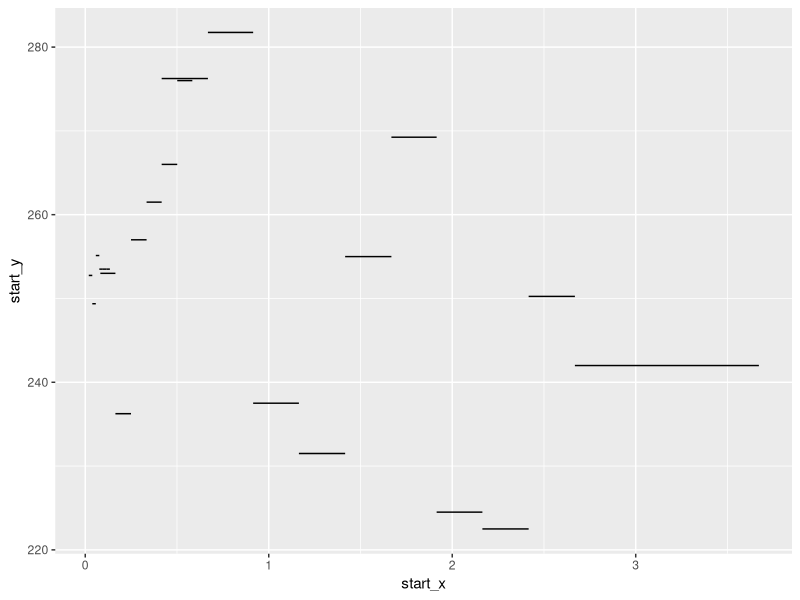
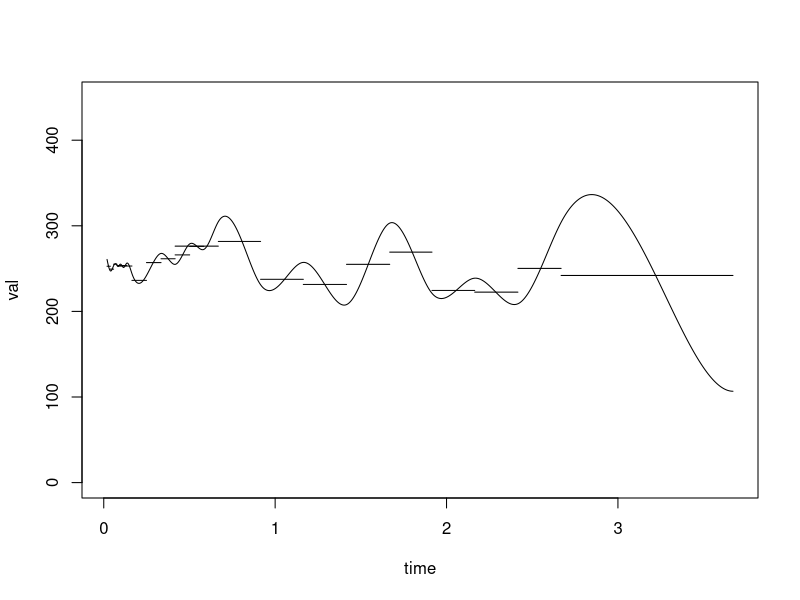

These charts were generated, in order, by the following R code:
# Artificial data

bid <- c(252.5,248.75,253.25,252,252,252,252,236,256,260,263,275,276,280,235,230,251,266.5,220.5,218.5,250,240)
ask <- c(253,250,257,255,255,255,254,236.5,258,263,269,277,276.5,283.5,240,233,259,272,228.5,226.5,250.5,244)
hodnoty <- (bid+ask)/2

zaciatok_m <- c("2005-05-09","2005-05-16","2005-05-23","2005-05-30","2005-06-06","2005-06-13","2005-06-01","2005-07-01","2005-08-01","2005-09-01","2005-10-01","2005-11-01","2005-10-01","2006-01-01","2006-04-01","2006-07-01","2006-10-01","2007-01-01","2007-04-01","2007-07-01","2007-10-01","2008-01-01")


koniec_m <- c("2005-05-15","2005-05-22","2005-05-29","2005-06-05","2005-06-12","2005-06-19","2005-06-30","2005-07-31","2005-08-31","2005-09-30","2005-10-31","2005-11-30","2005-12-31","2006-03-31","2006-06-30","2006-09-30","2006-12-31","2007-03-31","2007-06-30","2007-09-30","2007-12-31","2008-12-31")

mean(c(280,235,230,251))

# Datum
zaciatok_m <- as.Date(zaciatok_m)
koniec_m <- as.Date(koniec_m)

# CISLO
start_s <- as.numeric(zaciatok_m) - 12911 + 6
end_s <- as.numeric(koniec_m) - 12911 + 7

start_s<- start_s/365
end_s <- end_s/365
# Vykreslenie hodnot a grafov 

times <- unique(c(start_s, end_s))
times[order(times)]


library(ggplot2)

df <- data.frame(start_x = start_s,
                 end_x = end_s, 
                 start_y = hodnoty,
                 end_y = hodnoty)


ggplot(df, aes( x = start_x, y = start_y, xend = end_x, yend = end_y)) + geom_segment()


# pocet segmentov


Ucelova_funkcia <- function( start, end ){

    times <- unique(c(start,end))
     
    times <- times[order(times)] 

    # count of spline functions
    cnt <- length(times) - 1

    # creating empty matrix for objective function
    H <- matrix(0, 5*cnt, 5*cnt)

    # creating vector of distances between two points
    dif_t <- diff(times)

    for( i in 1:cnt){

        H[1:3 + (i-1)*5, 1:3 + (i-1)*5] <- matrix(c(144/5 * dif_t[i]^5, 18*dif_t[i]^4,8*dif_t[i]^3 ,
                                                    18*dif_t[i]^4, 12*dif_t[i]^3, 6*dif_t[i]^2,
                                                    8*dif_t[i]^3, 6*dif_t[i]^2, 4*dif_t[i]), 3,3, byrow= TRUE)
    }

    return(H)

}

# function that integrates spline on interval t0, t1
spline_int <- function(t1,t0,r){

    # coef <- c( -exp(-r*dif_t)*( (r*dif_t)^4 + 4*(r*dif_t)^3 + 12*(r*dif_t)^2 + 24*(r*dif_t) + 24  )/r^5,
    #            -exp(-r*dif_t)*( (r*dif_t)^3 + 3*(r*dif_t)^2 + 6*(r*dif_t) + 6  )/r^4,
    #            -exp(-r*dif_t)*( (r*dif_t)^2 + 2*(r*dif_t) + 2  )/r^3,
    #            -exp(-r*dif_t)*( (r*dif_t) + 1  )/r^2,
    #            -exp(-r*dif_t)/r)

    coef <- c( (t1^5 - t0^5)/5, 
               (t1^4 - t0^4)/4,
               (t1^3 - t0^3)/3,
               (t1^2 - t0^2)/2,
               (t1^1 - t0^1)/1 )

    coef <- matrix(coef, nrow = 5, ncol = length(t1), byrow = TRUE)

    coef <- as.vector(coef)

    return(coef)
}

Splain_e <- function(time = 0.5, coef = coef, start = start_s, end = end_s){

    times <- unique(c(start, end))
    
    times <- times[order(times)]

    time_mat <- lapply(time, function(x){

        ind <- max(which(x >= times))

        value <- x^(4:0)%*%coef[ind,]

        return(value)
    } )

    time_mat <- unlist(time_mat)

    return(time_mat)
}



Ohranicenia <- function(F_g = hodnoty[1:2], start = start_s, end = end_s, r =0.05){

    times <- unique(c(start, end))

    times <- times[order(times)]

    # number of spline function
    n <- length(times) - 1

    # Continuity
    A_1 <- matrix(0, nrow = n - 1, ncol = n*5 )

    # Continuity of first derivatives
    A_2 <- matrix(0, nrow = n - 1, ncol = n*5)

    # Continuity of second derivatives
    A_3 <- matrix(0, nrow = n - 1, ncol = n*5)

    # Boundry condition on first derivative
    A_4 <- matrix(0, nrow = 1, ncol =  n*5)

    for(i in 1:(n-1)){
        A_1[i, 1:10 + (i-1)*5] <-  c(times[i + 1]^4,times[i + 1]^3,times[i + 1]^2,times[i + 1],1,
                                     -times[i + 1]^4,-times[i + 1]^3,-times[i + 1]^2,-times[i + 1],-1)

        A_2[i, 1:10 + (i-1)*5] <- c(4*times[i + 1]^3, 3*times[i + 1]^2, 2*times[i + 1],1, 0, 
                                    -4*times[i + 1]^3, -3*times[i + 1]^2, -2*times[i + 1],-1, 0)

        A_3[i, 1:10 + (i-1)*5] <- c(12*times[i + 1]^2, 6*times[i + 1], 2, 0, 0, 
                                    -12*times[i + 1]^2, -6*times[i + 1], -2,0, 0)

    }

    A_4[ 1:5 + (n-1)*5] <- c(4*times[n+1]^3, 3*times[n+1]^2, 2*times[n+1],1, 0)


    # Condition on average-based fwd curves
    A_5 <- matrix(0, nrow = length(F_g), ncol = n *5)
    ps_5 <- rep(0,length(F_g))

    for(i in 1:length(F_g)){

        ind_t <- which(times >= start[i] & times <= end[i])

        #times_new <- times[ind_t]

        ps_5[i] <- F_g[i]*(end[i]-start[i])
        
        A_5[i, (ind_t[1]*5 - 4):((ind_t[length(ind_t)] - 1)*5) ] <- spline_int(t1 = times[ind_t[-1]], 
                                                                               t0 = times[ind_t[-length(ind_t)]], r= r)

        length((ind_t[1]*5 - 4):((ind_t[length(ind_t)] - 1)*5))
    }

    # season <- rep(0, length(F_g))

    # seas_fun <- function(x){
    #     exp(-r*x)*(145.732 + 29.735*cos((x+16.691)*2*pi/365))
    # }

    # for( i in 1:length(F_g)){
    #     season[i] <- integrate(f = seas_fun, lower = start[i], upper = end[i])$value
    # } 

    #ps_5 <- F_g - 1/(end-start)* season




    A <- rbind(A_1, A_2, A_3, A_4, A_5)

    ps <- c(rep(0, nrow(A) - length(ps_5)),ps_5)


    return(list(A = A, ps = ps))
}


new_ohr <- Ohranicenia(F_g = hodnoty, start = start_s, end = end_s, r =0.05)
H_t <- Ucelova_funkcia(start = start_s, end = end_s)

H_new <- rbind( cbind( 2*H_t, t(new_ohr$A)), cbind(new_ohr$A, matrix(0, nrow(new_ohr$A),nrow(new_ohr$A))))

ps_new <- c(rep(0,nrow(H_t)), new_ohr$ps)

sol <- solve(H_new, ps_new)
 
coef <- matrix(sol[1:nrow(H_t)], byrow =  TRUE, ncol = 5)


time <- seq(min(start_s), max(end_s), 0.001)
val <-Splain_e(time = time, coef = coef, start = start_s, end = end_s)
plot(time, val, type = 'l', ylim = c(0, 450))
segments(x0 = df$start_x, y0 = df$start_y , x1 =df$end_x, y1 = df$end_y)
